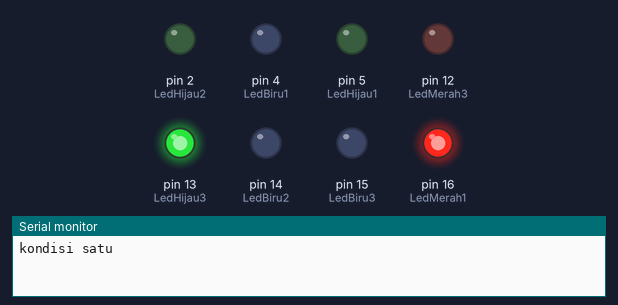
A sketch run on a simulated Arduino Uno, built with avr-gcc and run on an emulated ATmega328P. On the bench: output pins drawn as LEDs (lit = HIGH), the last lines printed to the serial monitor. Pins used as bus, display or sensor lines are not drawn.

Above: at 2.5 s.
At 5.2 s:
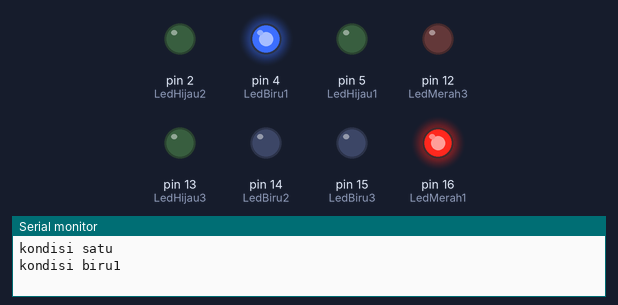
At 8.0 s:
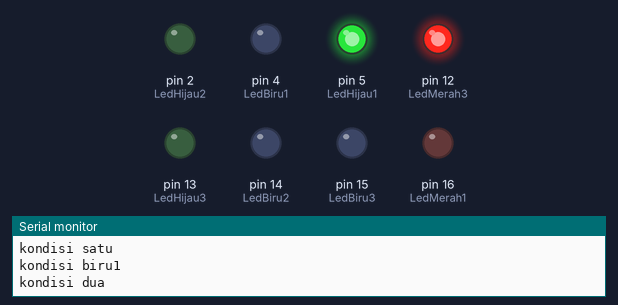
At 10.7 s:
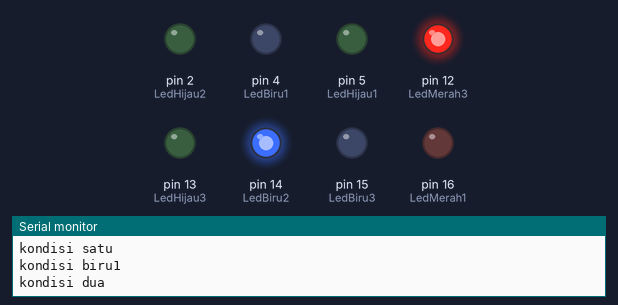
At 13.5 s:
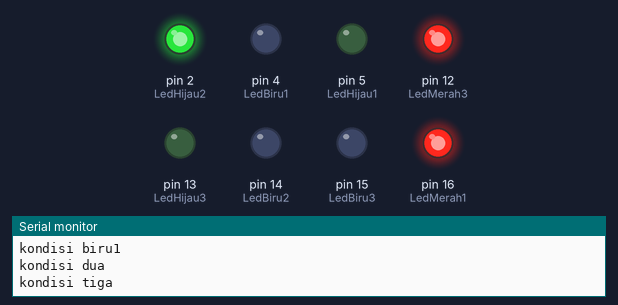
At 16.2 s:
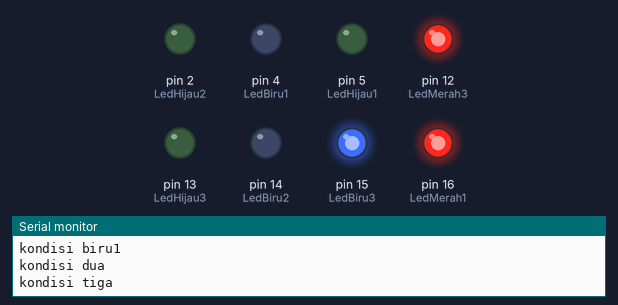
Timing chart, 0 to 21.5 s (numbered marks = the images above):
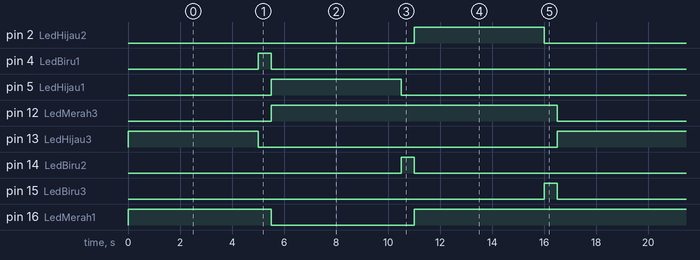

The sketch:

TUGAS_LALU_LINTAS.ino
```cpp
#define LedMerah1 16 //D0 pin led merah
#define LedHijau1 5 //D1 pin led hijau
#define LedBiru1 4 //D2 pin led biru
#define LedMerah2 0 //D3 pin led merah
#define LedHijau2 2 //D4 pin led hijau
#define LedBiru2 14 //D5 pin led biru
#define LedMerah3 12 //D6 pin led merah
#define LedHijau3 13 //D7 pin led hijau
#define LedBiru3 15 //D8 pin led biru
void setup() {
Serial.begin(9600);
pinMode(LedMerah1, OUTPUT);
pinMode(LedHijau1, OUTPUT);
pinMode(LedBiru1, OUTPUT); // atur pin digital sebagai output.
pinMode(LedMerah2, OUTPUT);
pinMode(LedHijau2, OUTPUT);
pinMode(LedBiru2, OUTPUT); // atur pin digital sebagai output.
pinMode(LedMerah3, OUTPUT);
pinMode(LedHijau3, OUTPUT);
pinMode(LedBiru3, OUTPUT); // atur pin digital sebagai output.
}
void RunningLED() {
//kondisi 1
digitalWrite(LedMerah1, HIGH);
digitalWrite(LedMerah2, HIGH);
digitalWrite(LedMerah3, LOW);
digitalWrite(LedBiru1, LOW);
digitalWrite(LedBiru2, LOW);
digitalWrite(LedBiru3, LOW);
digitalWrite(LedHijau1, LOW);
digitalWrite(LedHijau2, LOW);
digitalWrite(LedHijau3, HIGH);
Serial.println("kondisi satu");
delay(5000);
//kondisi biru
digitalWrite(LedMerah1, HIGH);
digitalWrite(LedMerah2, HIGH);
digitalWrite(LedMerah3, LOW);
digitalWrite(LedBiru1, HIGH);
digitalWrite(LedBiru2, LOW);
digitalWrite(LedBiru3, LOW);
digitalWrite(LedHijau1, LOW);
digitalWrite(LedHijau2, LOW);
digitalWrite(LedHijau3, LOW);
Serial.println("kondisi biru1");
delay(500);
//kondisi 2
digitalWrite(LedMerah1, LOW);
digitalWrite(LedMerah2, HIGH);
digitalWrite(LedMerah3, HIGH);
digitalWrite(LedBiru1, LOW);
digitalWrite(LedBiru2, LOW);
digitalWrite(LedBiru3, LOW);
digitalWrite(LedHijau1, HIGH);
digitalWrite(LedHijau2, LOW);
digitalWrite(LedHijau3, LOW);
Serial.println("kondisi dua");
delay(5000);
//kondisi biru
digitalWrite(LedMerah1, LOW);
digitalWrite(LedMerah2, HIGH);
digitalWrite(LedMerah3, HIGH);
digitalWrite(LedBiru1, LOW);
digitalWrite(LedBiru2, HIGH);
digitalWrite(LedBiru3, LOW);
digitalWrite(LedHijau1, LOW);
digitalWrite(LedHijau2, LOW);
digitalWrite(LedHijau3, LOW);
delay(500);
//kondisi 3
digitalWrite(LedMerah1, HIGH);
digitalWrite(LedMerah2, LOW);
digitalWrite(LedMerah3, HIGH);
digitalWrite(LedBiru1, LOW);
digitalWrite(LedBiru2, LOW);
digitalWrite(LedBiru3, LOW);
digitalWrite(LedHijau1, LOW);
digitalWrite(LedHijau2, HIGH);
digitalWrite(LedHijau3, LOW);
Serial.println("kondisi tiga");
delay(5000);
//kondisi biru
digitalWrite(LedMerah1, HIGH);
digitalWrite(LedMerah2, LOW);
digitalWrite(LedMerah3, HIGH);
digitalWrite(LedBiru1, LOW);
digitalWrite(LedBiru2, LOW);
digitalWrite(LedBiru3, HIGH);
digitalWrite(LedHijau1, LOW);
digitalWrite(LedHijau2, LOW);
digitalWrite(LedHijau3, LOW);
delay(500);
Serial.println();
}
void loop() {
RunningLED();
}
```

Measured:
- by itself, pin 2 (LedHijau2), pin 5 (LedHijau1), pin 13 (LedHijau3): alternates HIGH for 5.0 s and LOW for 11.5 s
- by itself, pin 4 (LedBiru1), pin 14 (LedBiru2), pin 15 (LedBiru3): alternates HIGH for 0.50 s and LOW for 16.0 s
- by itself, pin 12 (LedMerah3): alternates HIGH for 11.0 s and LOW for 5.5 s
- by itself, pin 16 (LedMerah1): repeats every 16.5 s: LOW 5.5 s, HIGH 11.0 s
